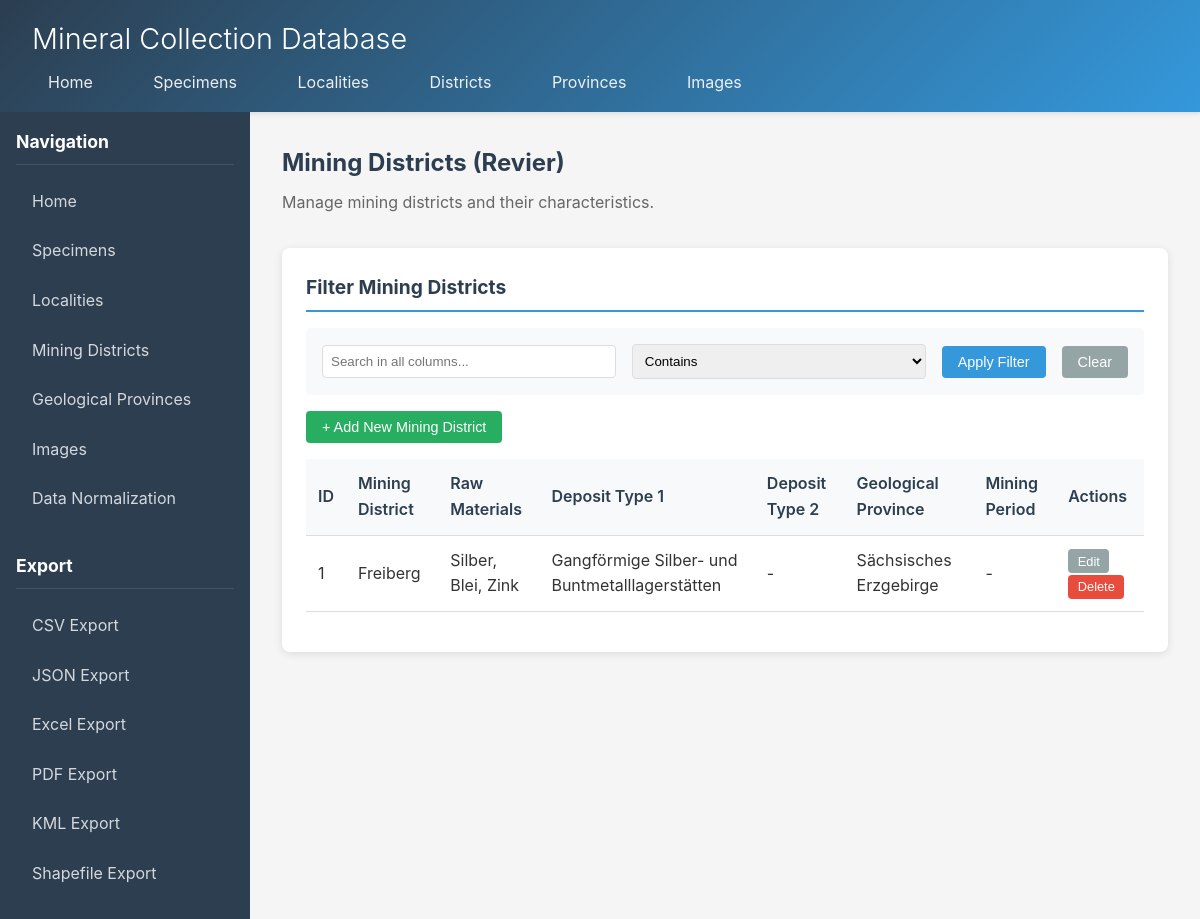
Page /revier on the committed database.
### tables this page shows
CREATE TABLE revier (
        rid INTEGER PRIMARY KEY AUTOINCREMENT,
        bergbaurevier TEXT NOT NULL,
        rohstoffe TEXT,
        lagerstaettentyp1 TEXT,
        lagerstaettentyp2 TEXT,
        lagerstaettentyp3 TEXT,
        lagerstaettentyp4 TEXT,
        geologische_provinz TEXT,
        bergbauperiode TEXT,
        kommentar TEXT
    );

### app.py (the view)
@app.route('/revier')
def revier_page():
    conn = get_db()
    cursor = conn.cursor()
    filter_text = request.args.get('filter', '')
    match_mode = request.args.get('match_mode', 'contains')
    columns = ['rid', 'bergbaurevier', 'rohstoffe', 'lagerstaettentyp1', 'lagerstaettentyp2', 'lagerstaettentyp3', 'lagerstaettentyp4', 'geologische_provinz', 'bergbauperiode', 'kommentar']
    where_clause, params = build_filter_clause(columns, filter_text, match_mode)
    cursor.execute(f"SELECT * FROM revier {where_clause} ORDER BY bergbaurevier", params)
    revier_list = [dict(row) for row in cursor.fetchall()]
    conn.close()
    return render_template('revier.html', revier_list=revier_list, filter_text=filter_text, match_mode=match_mode)

### app.py (called while the page is built, shortened)
def get_db():
    conn = sqlite3.connect(DB_PATH)
    conn.row_factory = sqlite3.Row
    conn.execute("PRAGMA foreign_keys = ON")
    return conn

def build_filter_clause(columns, filter_text, match_mode='contains'):
    if not filter_text:
        return '', []

### templates/revier.html (shortened to what this page needs)
{% extends "base.html" %}
{% block content %}
<div class="content-header">
    <h2>Mining Districts (Revier)</h2>
    <p>Manage mining districts and their characteristics.</p>
</div>
<div class="card">
    <h3>Filter Mining Districts</h3>
    <div class="filter-bar">
        <input type="text" id="filter-input" placeholder="Search in all columns..." value="{{ filter_text }}">
        <select id="match-mode">
            <option value="contains" {% if match_mode == 'contains' %}selected{% endif %}>Contains</option>
        </select>
        <button class="btn" onclick="applyFilter()">Apply Filter</button>
        <button class="btn btn-secondary" onclick="clearFilter()">Clear</button>
    </div>
    <div style="margin-bottom: 1rem;">
        <button class="btn btn-success" onclick="openCreateModal()">+ Add New Mining District</button>
    </div>
    <div class="table-container">
        <table>
            <thead>
                <tr>
                    <th>ID</th>
                    <th>Mining District</th>
                    <th>Raw Materials</th>
                    <th>Deposit Type 1</th>
                    <th>Deposit Type 2</th>
                    <th>Geological Province</th>
                    <th>Mining Period</th>
                    <th>Actions</th>
                </tr>
            </thead>
            <tbody>
                {% for revier in revier_list %}
                <tr>
                    <td>{{ revier.rid }}</td>
                    <td>{{ revier.bergbaurevier or '-' }}</td>
                    <td>{{ revier.rohstoffe or '-' }}</td>
                    <td>{{ revier.lagerstaettentyp1 or '-' }}</td>
                    <td>{{ revier.lagerstaettentyp2 or '-' }}</td>
                    <td>{{ revier.geologische_provinz or '-' }}</td>
                    <td>{{ revier.bergbauperiode or '-' }}</td>
                    <td>
                        <button class="btn btn-sm btn-secondary" onclick="openEditModal({{ revier.rid }})">Edit</button>
                        <button class="btn btn-sm btn-danger" onclick="confirmDelete('Are you sure you want to delete this mining district?', function() { deleteRevier({{ revier.rid }}) })">Delete</button>
                    </td>
                </tr>
                {% endfor %}
            </tbody>
        </table>
    </div>
</div>
{% endblock %}

### templates/base.html (style rules this page uses)
* { margin: 0; padding: 0; box-sizing: border-box; }
body { font-family: -apple-system, BlinkMacSystemFont, 'Segoe UI', Roboto, Oxygen, Ubuntu, Cantarell, sans-serif; background-color: #f5f5f5; color: #333; line-height: 1.6; }
.content-header { margin-bottom: 2rem; }
.content-header h2 { font-size: 1.5rem; color: #2c3e50; margin-bottom: 0.5rem; }
.content-header p { color: #666; }
.card { background: white; border-radius: 8px; box-shadow: 0 2px 8px rgba(0,0,0,0.1); padding: 1.5rem; margin-bottom: 2rem; }
.card h3 { font-size: 1.2rem; color: #2c3e50; margin-bottom: 1rem; padding-bottom: 0.5rem; border-bottom: 2px solid #3498db; }
.btn { display: inline-block; padding: 0.5rem 1rem; background: #3498db; color: white; border: none; border-radius: 4px; cursor: pointer; text-decoration: none; font-size: 0.9rem; transition: all 0.3s ease; }
.btn-secondary { background: #95a5a6; }
.btn-danger { background: #e74c3c; }
.btn-success { background: #27ae60; }
.btn-sm { padding: 0.3rem 0.6rem; font-size: 0.8rem; }
.table-container { overflow-x: auto; }
table { width: 100%; border-collapse: collapse; margin-bottom: 1rem; }
th, td { padding: 0.75rem; text-align: left; border-bottom: 1px solid #ddd; }
th { background: #f8f9fa; font-weight: 600; color: #2c3e50; position: sticky; top: 0; }
.filter-bar { background: #f8f9fa; padding: 1rem; border-radius: 4px; margin-bottom: 1rem; display: flex; gap: 1rem; align-items: center; }
.filter-bar input, .filter-bar select { flex: 1; padding: 0.5rem; border: 1px solid #ddd; border-radius: 4px; }

### rows in the picture
revier: rid "1", bergbaurevier "Freiberg", rohstoffe "Silber, Blei, Zink", lagerstaettentyp1 "Gangförmige Silber- und Buntmetalllagerstätten", lagerstaettentyp2 "-", geologische_provinz "Sächsisches Erzgebirge", bergbauperiode "-"
